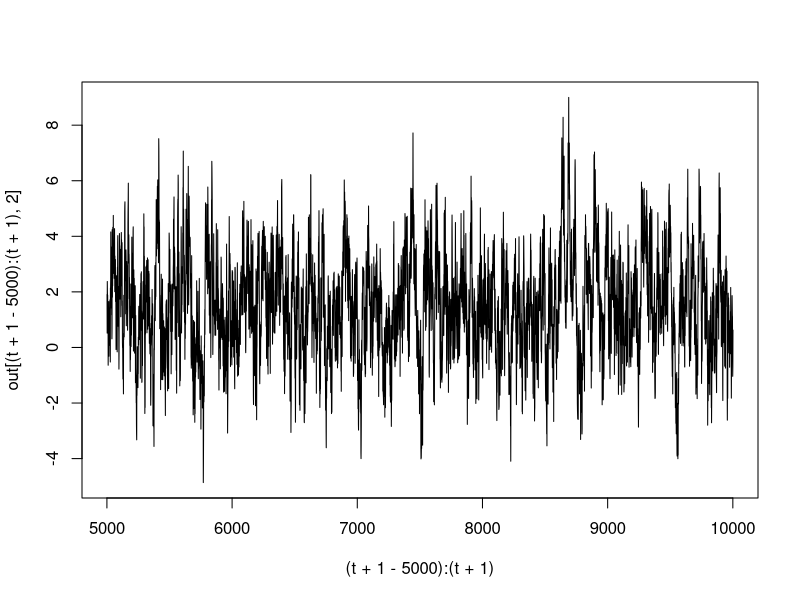

Write the R code that produced this figure. (Note: this script raises an error after producing the figure.)
# The temporal stability of Multivariate AR(1) model


#' @title Multivariate AR(1) model simulation
#' @references IVES, ESTIMATING COMMUNITY STABILITY AND ECOLOGICAL INTERACTIONS FROM TIME-SERIES DATA
#' @references X[t] = A + B * X[t - 1] + E[t]
#' @param A, the intrinsic growh rate
#' @param B, the interaction matrix
#' @param SigmaE, the covariance matrix of noise (errors)
#' @param t, times
#' @param X0, the initial state
mar1 <- function(A, B, SigmaE, t, X0 = NULL) {
  if (dim(B)[1] != dim(B)[2])
    stop('Interaction matrix B should be a square matrix.')
  m = dim(B)[1]  # dimension of AR model
  eig = eigen(B, only.values = TRUE)$values
  if ((any(Mod(eig) > 1)))
    warning('Unstable AR model.')
  require(MASS)
  # m*1 vector of process errors that has a multivariate normal distribution
  # with mean vector 0 and covariance matrix SigmaE
  E = mvrnorm(t, rep(0, m), SigmaE)  
  E = rep(1, t) %*% t(A) + E  # A + E
  I = diag(1, m)
  Mu = solve(I - B) %*% A  # mean vector of stationary distribution
  Mu = as.vector(Mu)
  if (is.null(X0))  # if initial state values are not provided, use the mean vector of stationary distribution.
    X0 = Mu
  X = matrix(0, nrow = 1 + t, ncol = m)
  X[1, ] = X0
  for (k in seq(1, t))
    X[k + 1, ] = X[k, ] %*% B + E[k, ]
  X
}

A=c(1,1)
B=rbind(c(0.6, -0.3),c(-0.3,0.6))
m = dim(B)[1]
SigmaE=rbind(c(1,0),c(0,1))
t = 10000
out = mar1(A, B, SigmaE, t, X0 = c(0,0))
apply(out[1000:t,], 2, mean)
var(out[1:t,])
solve(diag(1,m) - B) %*% A
solve(diag(1,m^2) - kronecker(B, B)) %*% as.vector(SigmaE)
plot((t+1-5000):(t+1), out[(t+1-5000):(t+1),2], type = 'l')

sum(apply(out,2,mean)) == mean(apply(out,1,sum)) 
sum(var(out)) == var(apply(out,1,sum))

MeanX = mean(apply(out,1,sum)) 
tse = mean(apply(out,1,sum)) / sd(apply(out,1,sum))  # Temporal Stability of Entile community
tsi = mean(apply(out, 2, mean) / apply(out, 2, sd))  # Temporal Stability of Individual species
SigmaX = var(out)
VarX = sum(diag(SigmaX))
CovX = sum(SigmaX) - VarX

v = -0.5
m = 5
B = matrix(rep(v, m^2), ncol = m, nrow = m)
diag(B) = 1
I = diag(1, m)
solve(I - B)

library(plyr)
ldply(1:15, function(m) {
  v = -0.5
  B = matrix(rep(v, m^2), ncol = m, nrow = m)
  I = diag(1, m)
  A = (I - B) %*% rep(1, m)
  SigmaE = diag(1, m)
  t = 2000
  out = mar1(A, B, SigmaE, t)
  out  
})

for (m in 1:15) {
  v = -0.5
  B = matrix(rep(v, m^2), ncol = m, nrow = m)
  A = (I - B) %*% rep(1, m)
  SigmaE = diag(1, m)
  t = 2000
  out = mar1(A, B, SigmaE, t)
  
}


##########################################################
# Generating a random positive-definite matrix with user-specified positive eigenvalues
# If eigenvalues are not specified, they are generated from a uniform distribution
Posdef <- function (n, ev = runif(n, 0, 10)) 
{
  Z <- matrix(ncol=n, rnorm(n^2))
  decomp <- qr(Z)
  Q <- qr.Q(decomp) 
  R <- qr.R(decomp)
  d <- diag(R)
  ph <- d / abs(d)
  O <- Q %*% diag(ph)
  Z <- t(O) %*% diag(ev) %*% O
  return(Z)
}

pdmat <- Posdef(n=5, ev=1:5)
eigen(pdmat)$val



# non-backtracking matrix of a network, arXiv:1306.5550
get.backtrack <- function(g){
  n <- ecount(g)
  g <- as.directed(g)
  h <- line.graph(g)
  P <- rbind(1:n,(n+1):(2*n))
  P <- cbind(P,P[c(2,1),])
  h <- h - edges(E(h,P))
  get.adjacency(h)
}


ornstein.uhlenbeck <- function(T, n, mu, lambda, sigma, x0){
  dt  <- T / n
  dw  <- rnorm(n, 0, sqrt(dt))
  x <- c(x0)
  for (i in 2:(n + 1)) {
    x[i]  <-  x[i-1] + lambda * (mu - x[i-1]) * dt + sigma * dw[i - 1]
  }
  x
}
